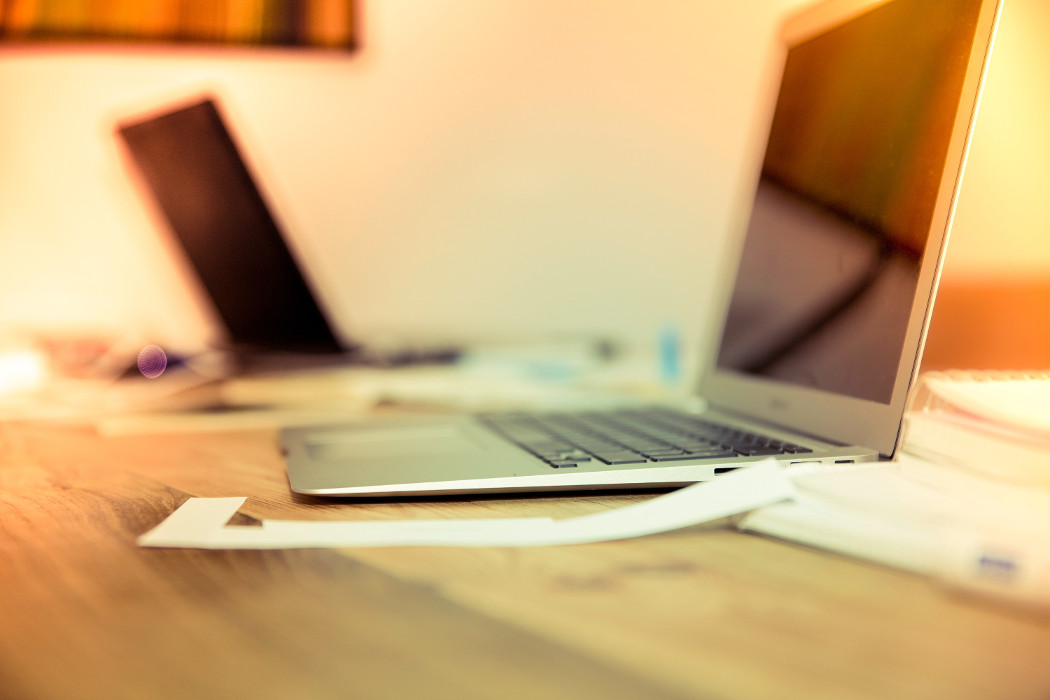
#> input picture Day15/sample.jpg, 1050 x 700 px
$ python Ex4.py
#> lines starting #> are read from the running program, lines starting #| are printed output that depends on the picture
from PIL import Image, ImageFilter

img = Image.open("sample.jpg")
#> img is the input picture: PIL image 1050x700 RGB; mean R, G, B 205.4, 170.3, 118.9

blur_img = img.filter(ImageFilter.BLUR)
contour_img = img.filter(ImageFilter.CONTOUR)
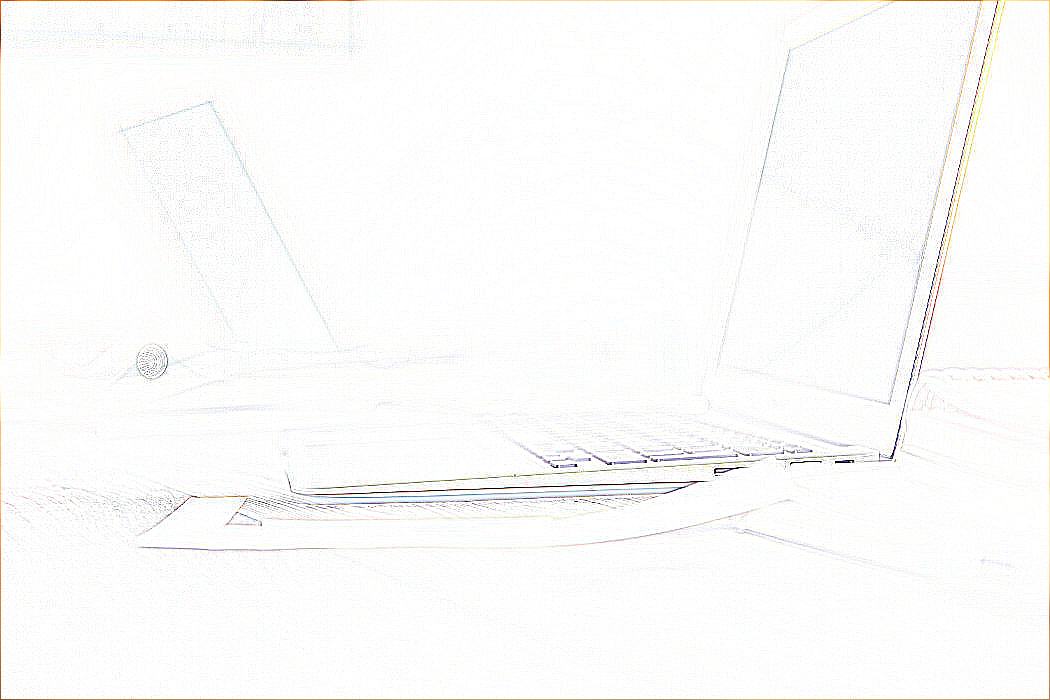
#> contour_img: PIL image 1050x700 RGB; mean R, G, B 251.5, 251.3, 250.5
emboss_img = img.filter(ImageFilter.EMBOSS)
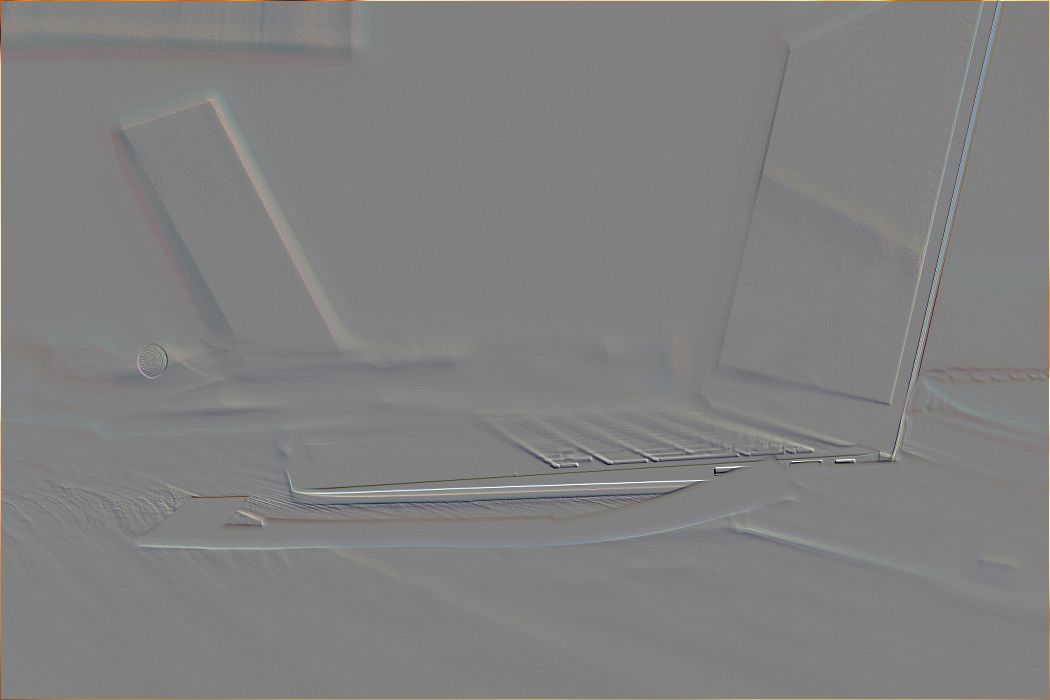
#> emboss_img: PIL image 1050x700 RGB; mean R, G, B 128.5, 128.3, 127.9

w, h = img.size
#> w = 1050; h = 700
blur_img = blur_img.resize((w, h))
contour_img = contour_img.resize((w, h))
emboss_img = emboss_img.resize((w, h))

collage = Image.new("RGB", (w * 2, h * 2))
#> collage: PIL image 2100x1400 RGB; every value is 0
collage.paste(img, (0, 0))
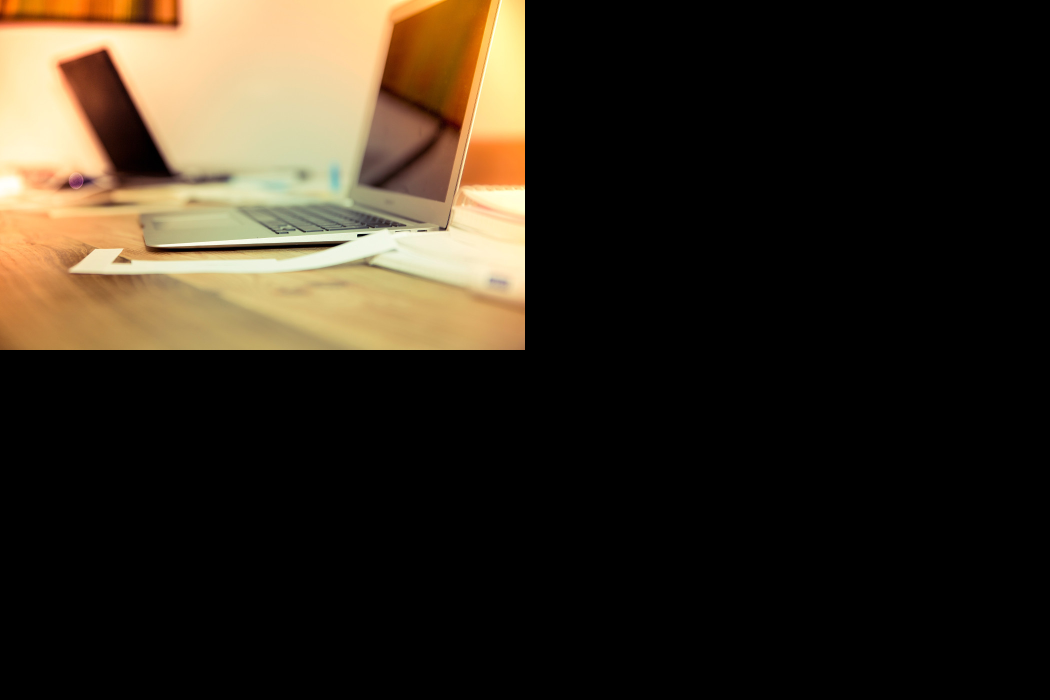
#> collage: PIL image 2100x1400 RGB (shown at 1/2 size); mean R, G, B 51.3, 42.6, 29.7
collage.paste(blur_img, (w, 0))
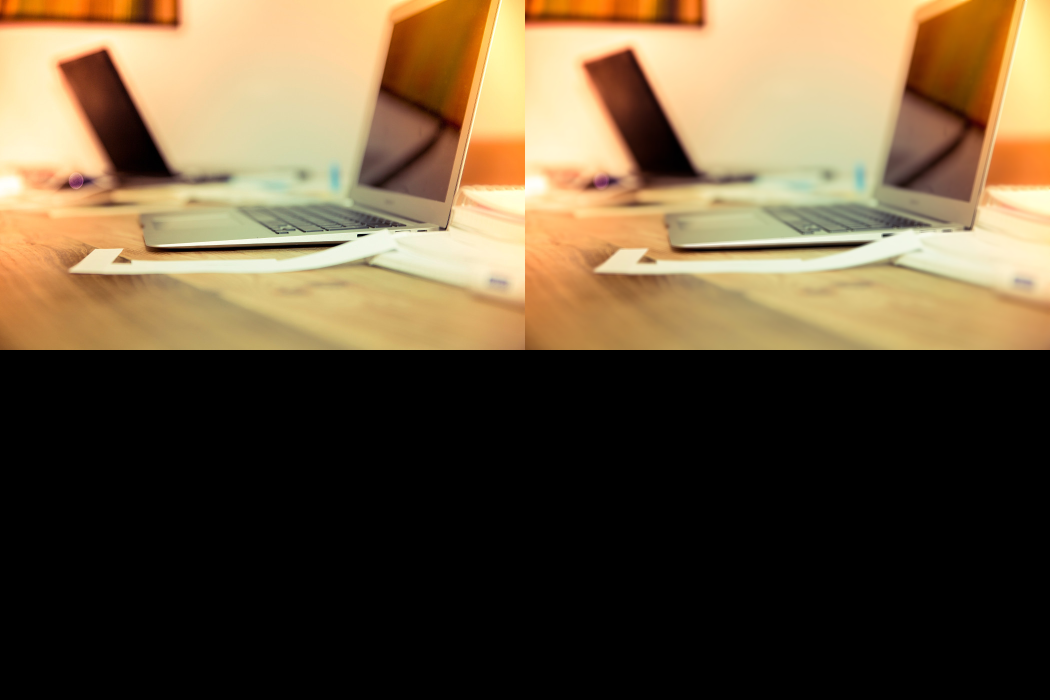
#> collage: PIL image 2100x1400 RGB (shown at 1/2 size); mean R, G, B 102.7, 85.2, 59.4
collage.paste(contour_img, (0, h))
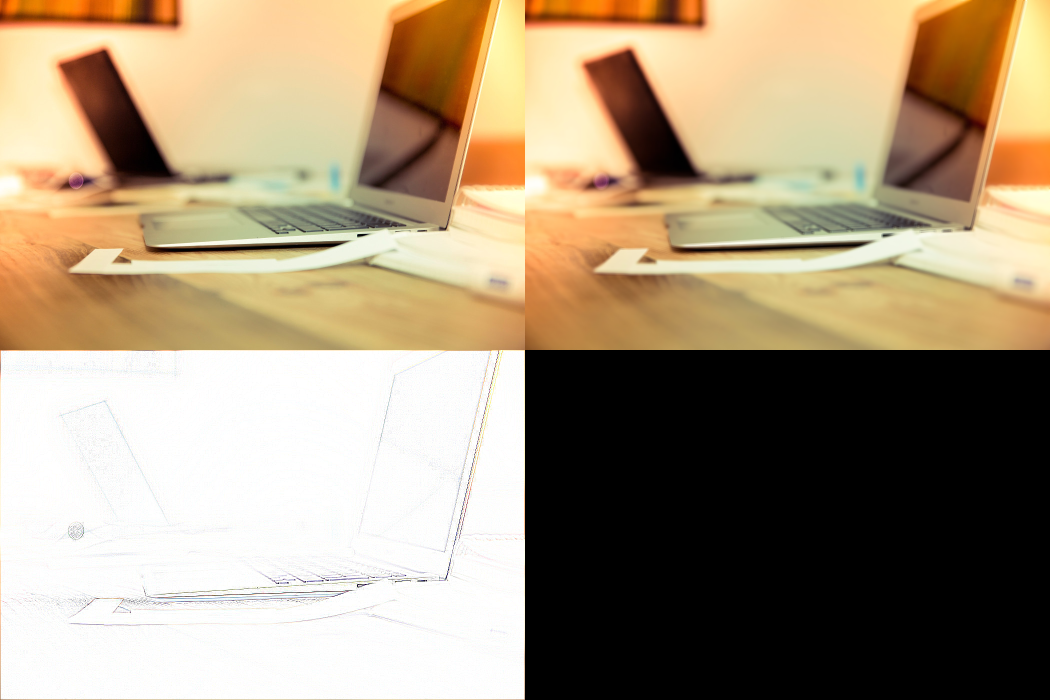
#> collage: PIL image 2100x1400 RGB (shown at 1/2 size); mean R, G, B 165.6, 148, 122.1
collage.paste(emboss_img, (w, h))
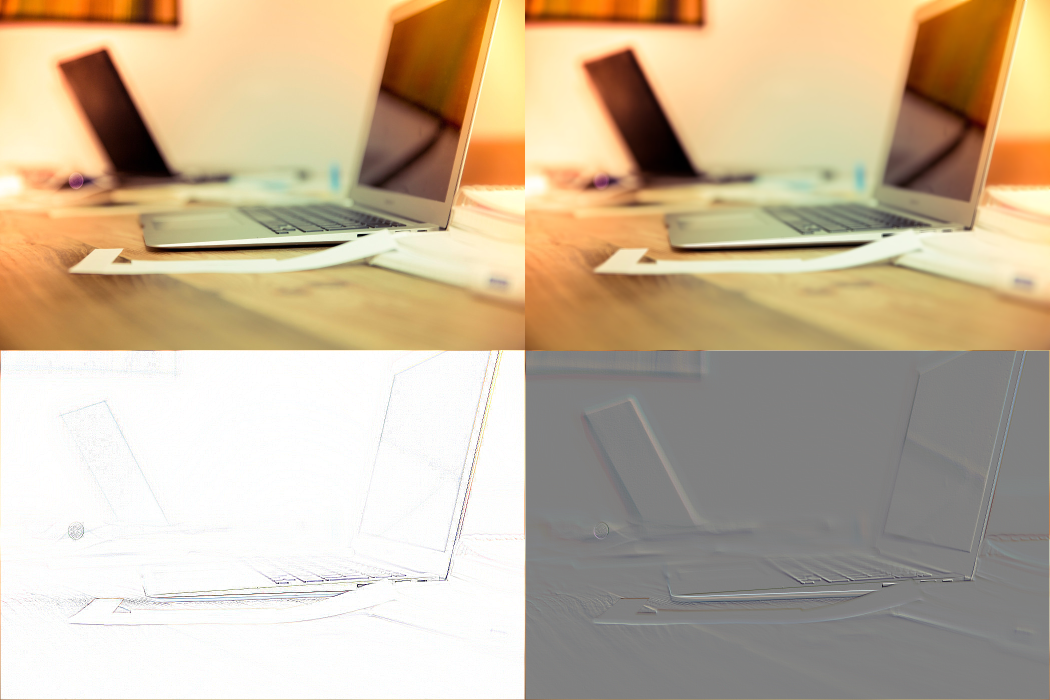
#> collage: PIL image 2100x1400 RGB (shown at 1/2 size); mean R, G, B 197.7, 180.1, 154.1

collage.save("collage.jpg")
